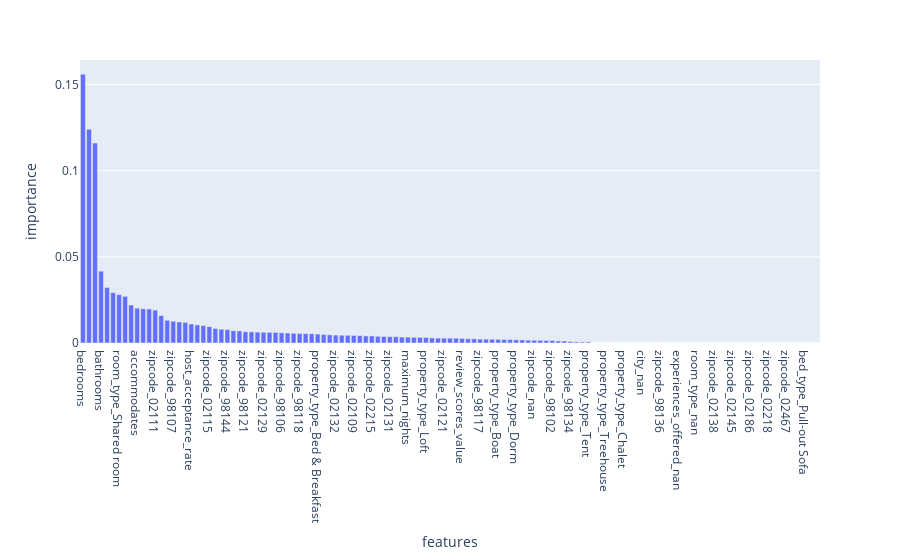

This figure's notebook cell:
### Code cell
fig = px.bar(feature_importances, x='features', y='importance')
fig.show()

### Figure 1 — Plotly figure (JSON) as saved in the notebook; plotly's stock layout.template omitted (floating-point values rounded to 4 significant figures)
{"data": [{"alignmentgroup": "True", "hovertemplate": "features=%{x}<br>importance=%{y}<extra></extra>", "legendgroup": "", "marker": {"color": "#636efa"}, "name": "", "offsetgroup": "", "orientation": "v", "showlegend": false, "textposition": "auto", "type": "bar", "x": ["bedrooms", "city_seattle", "room_type_Private room", "bathrooms", "cleaning_fee", "zipcode_02116", "room_type_Shared room", "host_response_time_within a few hours", "zipcode_98199", "accommodates", "security_deposit", "zipcode_02210", "zipcode_02111", "zipcode_02118", "zipcode_02127", "zipcode_98107", "property_type_House", "beds", "host_acceptance_rate", "zipcode_02114", "minimum_nights", "zipcode_02115", "extra_people", "host_is_superhost_t", "zipcode_98144", "bed_type_Real Bed", "zipcode_98109", "zipcode_98121", "guests_included", "property_type_Condominium", "zipcode_02129", "host_response_rate", "zipcode_98115", "zipcode_98106", "zipcode_02125", "zipcode_02135", "zipcode_98118", "zipcode_02128", "zipcode_98122", "property_type_Bed & Breakfast", "zipcode_98104", "host_response_time_within a day", "zipcode_02132", "property_type_Other", "zipcode_02134", "zipcode_02109", "zipcode_98126", "zipcode_98101", "zipcode_02215", "property_type_Cabin", "number_of_reviews", "zipcode_02131", "zipcode_02120", "property_type_Townhouse", "maximum_nights", "zipcode_02130", "zipcode_98105", "property_type_Loft", "zipcode_02124", "zipcode_98108", "zipcode_02121", "zipcode_98133", "zipcode_98119", "review_scores_value", "zipcode_02122", "zipcode_98125", "zipcode_98117", "host_response_time_within an hour", "host_has_profile_pic_t", "property_type_Boat", "zipcode_02113", "bed_type_Couch", "property_type_Dorm", "zipcode_98103", "zipcode_98116", "zipcode_nan", "zipcode_98177", "zipcode_02142", "zipcode_98102", "zipcode_02108 02111", "zipcode_98178", "zipcode_98134", "zipcode_02139", "zipcode_02136", "property_type_Tent", "zipcode_02134-1704", "property_type_Camper/RV", "property_type_Treehouse", "property_type_Guesthouse", "property_type_Entire Floor", "property_type_Chalet", "host_has_profile_pic_nan", "property_type_Bungalow", "city_nan", "property_type_Villa", "host_is_superhost_nan", "zipcode_98136", "host_response_time_nan", "zipcode_98146", "experiences_offered_nan", "zipcode_99\n98122", "zipcode_98112", "room_type_nan", "property_type_Yurt", "property_type_nan", "zipcode_02138", "zipcode_02141", "zipcode_02143", "zipcode_02145", "zipcode_02163", "zipcode_02169", "zipcode_02186", "zipcode_02126", "zipcode_02110", "zipcode_02218", "zipcode_02445", "zipcode_02446", "zipcode_02467", "zipcode_02472", "bed_type_nan", "bed_type_Pull-out Sofa", "bed_type_Futon", "zipcode_02119"], "xaxis": "x", "y": [0.156, 0.124, 0.116, 0.04167, 0.03219, 0.02922, 0.02808, 0.02709, 0.02206, 0.02021, 0.01986, 0.01972, 0.01909, 0.01591, 0.01319, 0.01261, 0.0122, 0.01195, 0.01104, 0.01049, 0.01014, 0.009479, 0.008393, 0.007993, 0.007814, 0.007094, 0.007026, 0.006497, 0.006469, 0.006284, 0.006198, 0.006187, 0.006135, 0.005924, 0.005799, 0.005582, 0.005578, 0.00545, 0.005352, 0.005171, 0.004931, 0.004744, 0.004576, 0.004521, 0.004469, 0.0044, 0.004292, 0.004108, 0.004108, 0.003876, 0.003773, 0.003697, 0.003652, 0.003425, 0.003424, 0.003306, 0.003289, 0.003167, 0.002959, 0.002845, 0.002817, 0.002799, 0.002787, 0.002644, 0.002452, 0.002417, 0.002268, 0.002241, 0.002155, 0.002128, 0.002046, 0.002027, 0.001879, 0.001807, 0.001625, 0.001596, 0.001572, 0.001491, 0.001452, 0.001178, 0.001149, 0.0008362, 0.0006627, 0.0006384, 0.0006297, 0, 0, 0, 0, 0, 0, 0, 0, 0, 0, 0, 0, 0, 0, 0, 0, 0, 0, 0, 0, 0, 0, 0, 0, 0, 0, 0, 0, 0, 0, 0, 0, 0, 0, 0, 0, 0, 0], "yaxis": "y"}], "layout": {"barmode": "relative", "legend": {"tracegroupgap": 0}, "margin": {"t": 60}, "xaxis": {"anchor": "y", "domain": [0, 1], "title": {"text": "features"}}, "yaxis": {"anchor": "x", "domain": [0, 1], "title": {"text": "importance"}}}}
